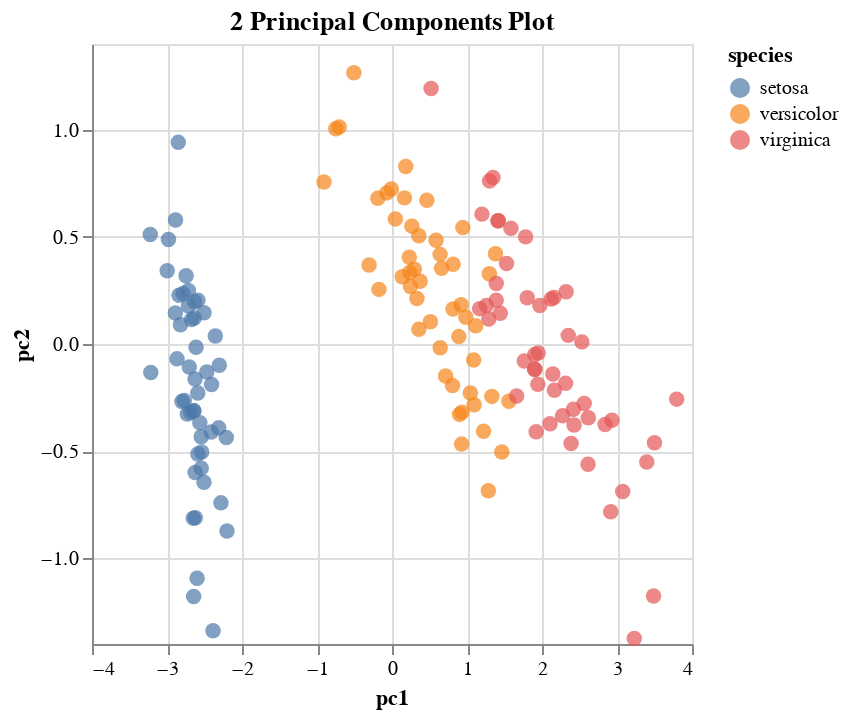

Write notebook code for a chart like this one.
### Code cell
pp.plot_pca(
    df,
    ["sepal length (cm)", "sepal width (cm)", "petal length (cm)", "petal width (cm)"], 
    by = "species",
    dim = 2
).properties(
    title='2 Principal Components Plot'
)

### Figure 1 — Vega specification as saved in the notebook (floating-point values rounded to 4 significant figures; data arrays with more than 128 entries replaced by an {"elided": "..."} marker saying what was removed)
{"$schema": "https://vega.github.io/schema/vega/v5.json", "axes": [{"aria": false, "domain": false, "grid": true, "gridScale": "y", "labels": false, "maxExtent": 0, "minExtent": 0, "orient": "bottom", "scale": "x", "tickCount": {"signal": "ceil(width/40)"}, "ticks": false, "zindex": 0}, {"aria": false, "domain": false, "grid": true, "gridScale": "x", "labels": false, "maxExtent": 0, "minExtent": 0, "orient": "left", "scale": "y", "tickCount": {"signal": "ceil(height/40)"}, "ticks": false, "zindex": 0}, {"grid": false, "labelFlush": true, "labelOverlap": true, "orient": "bottom", "scale": "x", "tickCount": {"signal": "ceil(width/40)"}, "title": "pc1", "zindex": 0}, {"grid": false, "labelOverlap": true, "orient": "left", "scale": "y", "tickCount": {"signal": "ceil(height/40)"}, "title": "pc2", "zindex": 0}], "background": "white", "data": [{"name": "source_0", "values": {"elided": "150 records"}}, {"name": "source_0_x_domain_pc1", "values": [{"max": 3.796, "min": -3.224}]}, {"name": "source_0_y_domain_pc2", "values": [{"max": 1.266, "min": -1.374}]}, {"name": "source_0_color_domain_species", "values": [{"species": "setosa"}, {"species": "versicolor"}, {"species": "virginica"}]}], "height": 300, "legends": [{"encode": {"symbols": {"update": {"opacity": {"value": 0.7}}}}, "fill": "color", "symbolType": "circle", "title": "species"}], "marks": [{"encode": {"update": {"fill": {"field": "species", "scale": "color"}, "opacity": {"value": 0.7}, "shape": {"value": "circle"}, "size": {"value": 60}, "x": {"field": "pc1", "scale": "x"}, "y": {"field": "pc2", "scale": "y"}}}, "from": {"data": "source_0"}, "name": "marks", "style": ["circle"], "type": "symbol"}], "padding": 5, "scales": [{"domain": [{"signal": "(data(\"source_0_x_domain_pc1\")[0] || {}).min"}, {"signal": "(data(\"source_0_x_domain_pc1\")[0] || {}).max"}], "name": "x", "nice": true, "range": [0, {"signal": "width"}], "type": "linear", "zero": true}, {"domain": [{"signal": "(data(\"source_0_y_domain_pc2\")[0] || {}).min"}, {"signal": "(data(\"source_0_y_domain_pc2\")[0] || {}).max"}], "name": "y", "nice": true, "range": [{"signal": "height"}, 0], "type": "linear", "zero": true}, {"domain": {"data": "source_0_color_domain_species", "field": "species", "sort": true}, "name": "color", "range": "category", "type": "ordinal"}], "style": "cell", "title": {"frame": "group", "text": "2 Principal Components Plot"}, "width": 300}
